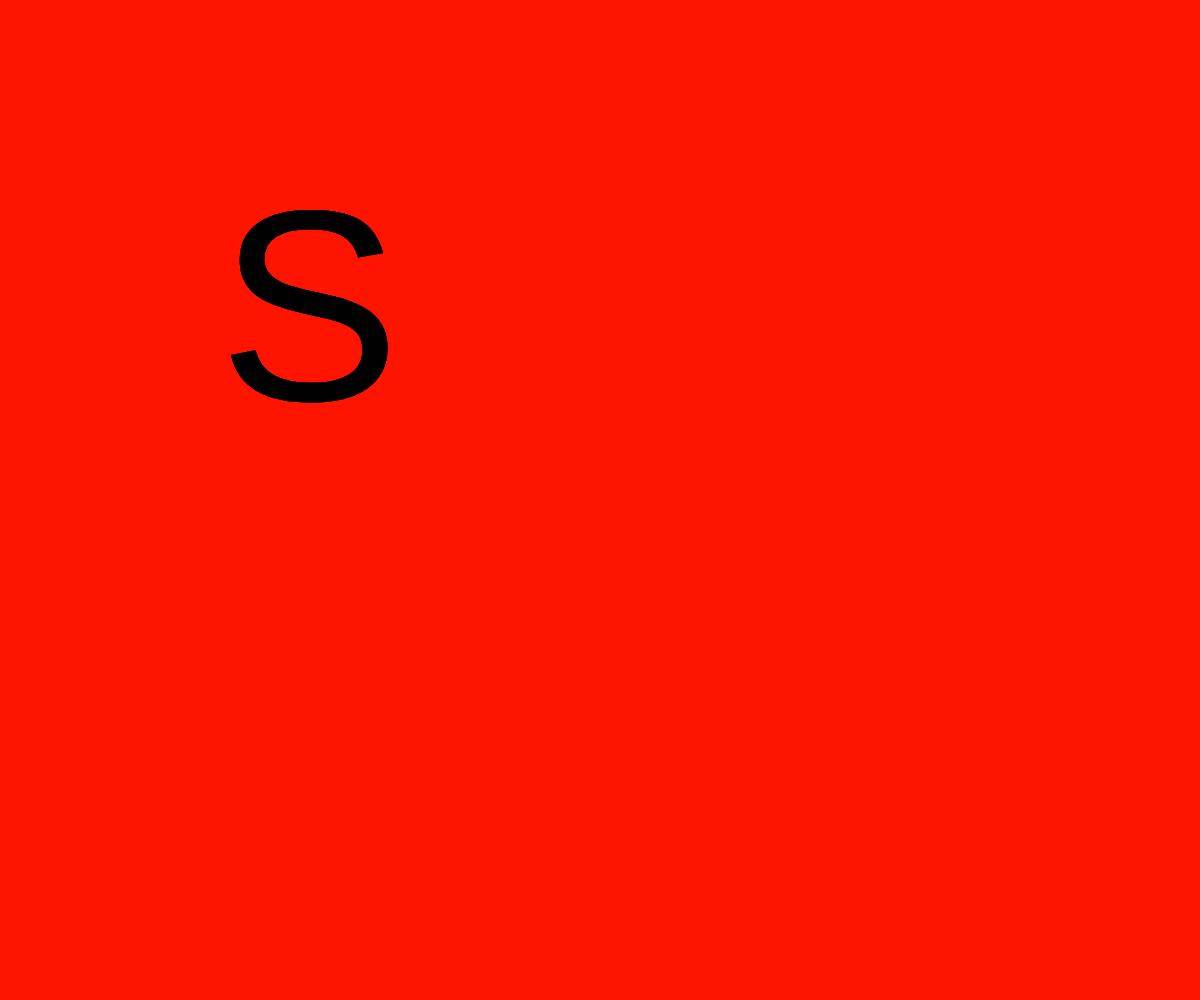
Frame 1 (no input)
Frame 60 (no input): identical to frame 1, image omitted
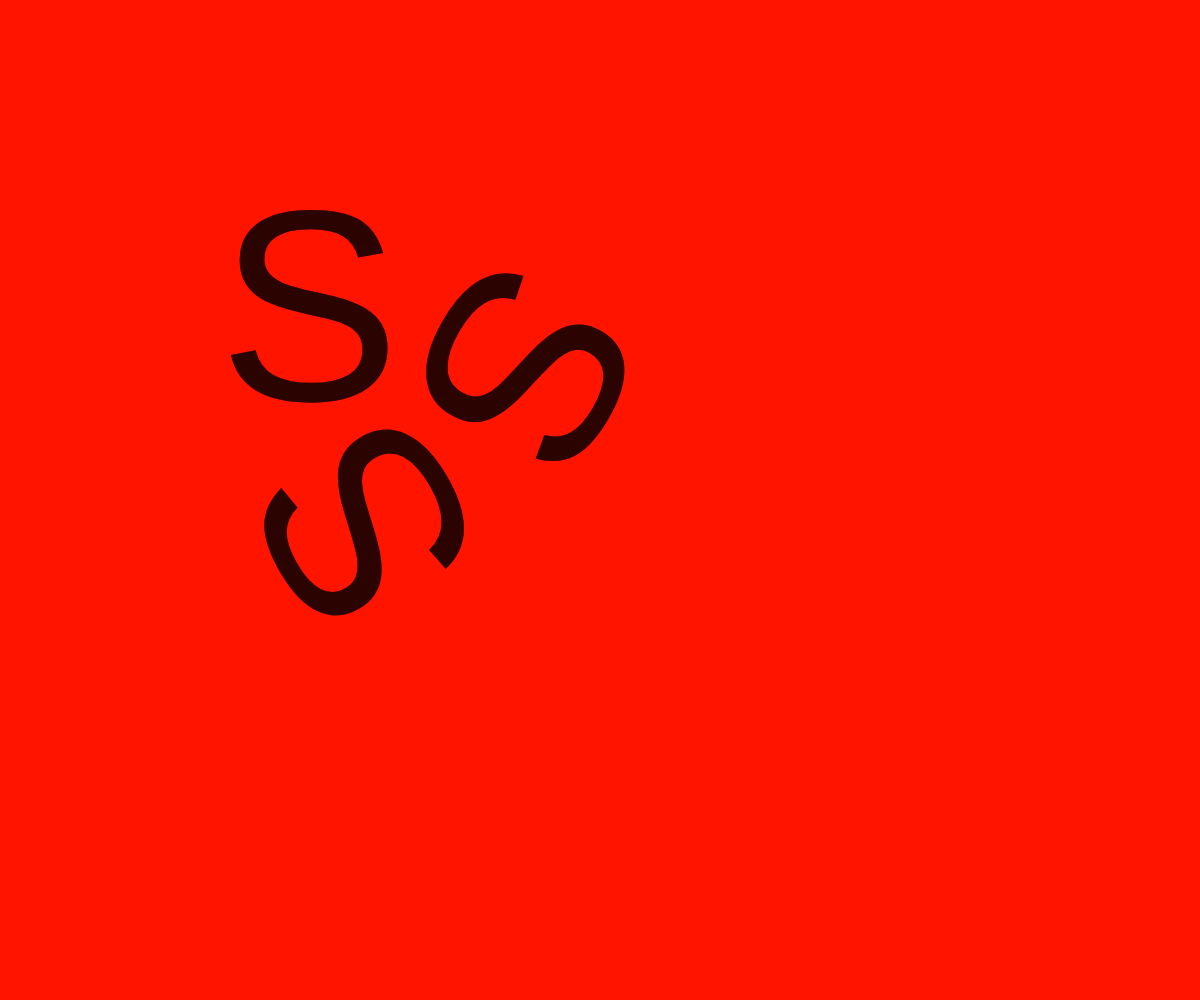
Frame 120 (the mouse pressed at the canvas centre since frame 60)

The p5.js sketch that drew these frames (run headless with seeded random() and noise() and a simulated clock; from frame 60 on, the mouse is pressed at the canvas centre):

// p5.js sketch
// ── sketch.js

var textFont	

function setup() {
	createCanvas(windowWidth,windowHeight);
	
	textFont("Arial", 272);
	
  // put setup code here
}

function draw() {
	background(255,20,0)

	translate(400,400);
	
	for(var i=0;i<6;i++){
		fill(0,0,0,150);
		textAlign(RIGHT)
		push();
		rotate(PI*i/45*mouseX*0.05);
		//translate(i*mouseX*0.02,i*mouseY*0.02)
		text("S",0,0);
		pop()
		
		
	}
	

}
